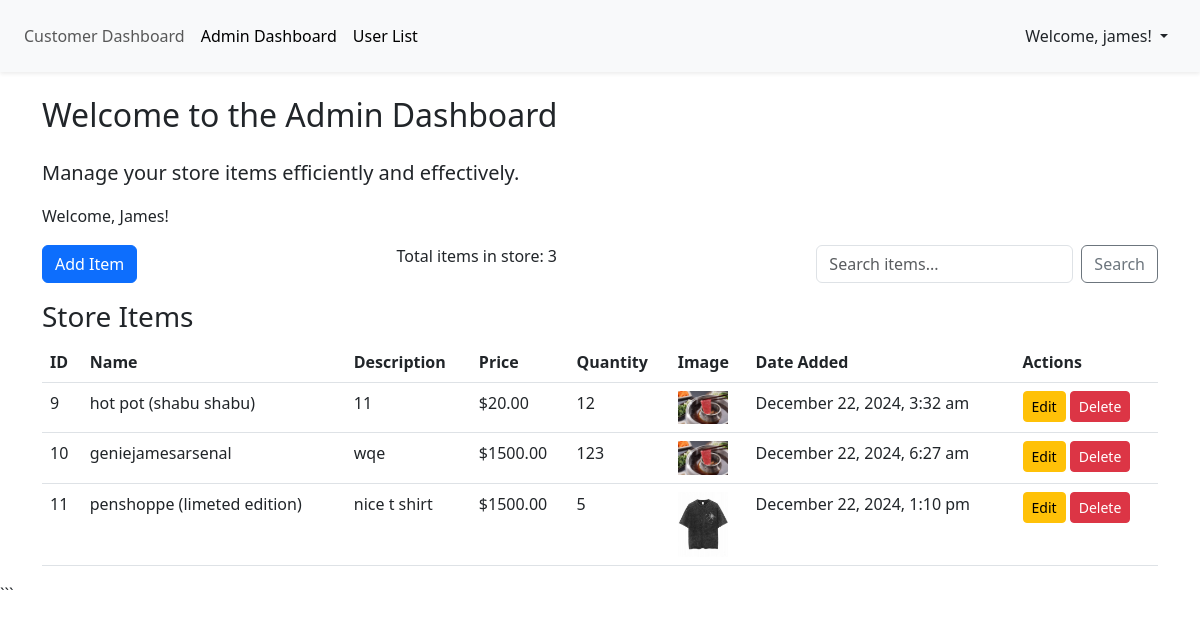
/pages/admin_dashboard.php (signed in), run on the app's committed database.
### tables this page shows
CREATE TABLE `items` (
  `id` int(11) NOT NULL,
  `name` varchar(100) NOT NULL,
  `description` text NOT NULL,
  `price` decimal(10,2) NOT NULL,
  `quantity` int(11) NOT NULL,
  `created_at` timestamp NOT NULL DEFAULT current_timestamp(),
  `image` varchar(255) DEFAULT NULL
);

### pages/admin_dashboard.php (the view, shortened to what this page needs)
<?php
   include '../includes/db.php';
   if (isset($_GET['search'])) {
        $search = $_GET['search'];
        $query = "SELECT * FROM items WHERE name LIKE ? OR description LIKE ?";
        $stmt = $conn->prepare($query);
        $search_param = "%" . $search . "%";
        $stmt->bind_param("ss", $search_param, $search_param);
        $stmt->execute();
        $result = $stmt->get_result();
   } else {
        $query = "SELECT * FROM items";
        $result = $conn->query($query);
   }
   ?>
   <!DOCTYPE html>
   <html lang="en">
   <head>
        <link href="https://cdn.jsdelivr.net/npm/bootstrap@5.3.0-alpha1/dist/css/bootstrap.min.css" rel="stylesheet">
   </head>
   <body>
   <nav class="navbar navbar-expand-lg navbar-light bg-light p-3 mb-4 shadow-sm">
        <div class="collapse navbar-collapse" id="navbarNav">
             <ul class="navbar-nav">
                   <li class="nav-item">
                        <a class="nav-link" href="index.php">Customer Dashboard</a>
                   </li>
                   <li class="nav-item">
                        <a class="nav-link active" href="admin_dashboard.php">Admin Dashboard</a>
                   </li>
                   <li class="nav-item">
                        <a class="nav-link active" href="user.php">User List</a>
                   </li>
             </ul>
        </div>
        <div class="dropdown ms-4 me-3">
             <a class="nav-link dropdown-toggle" href="#" id="userDropdown" role="button" data-bs-toggle="dropdown" aria-expanded="false">
                   Welcome, <?php echo isset($_SESSION['username']) ? htmlspecialchars($_SESSION['username']) : 'Guest'; ?>!
             </a>
        </div>
   </nav>
   <div class="container">
        <h2 class="my-4">Welcome to the Admin Dashboard</h2>
        <p class="lead">Manage your store items efficiently and effectively.</p>
        <p>Welcome, <?php echo ucfirst($_SESSION['username']); ?>!</p>
        <div class="d-flex justify-content-between align-items-center mb-3">
             <button class="btn btn-primary" data-bs-toggle="modal" data-bs-target="#addItemModal">Add Item</button>
             <?php
                   $query = "SELECT COUNT(*) AS total_items FROM items";
                   $count_result = $conn->query($query);
                   $total_items = $count_result->fetch_assoc()['total_items'];
             ?>
             <p>Total items in store: <?php echo $total_items; ?></p>
             <form method="GET" action="admin_dashboard.php" class="d-flex">
                   <input type="text" class="form-control me-2" name="search" placeholder="Search items..." value="<?php echo isset($_GET['search']) ? htmlspecialchars($_GET['search']) : ''; ?>">
                   <button class="btn btn-outline-secondary" type="submit">Search</button>
             </form>
        </div>
        <h3>Store Items</h3>
        <table class="table">
             <thead>
                   <tr>
                        <th>ID</th>
                        <th>Name</th>
                        <th>Description</th>
                        <th>Price</th>
                        <th>Quantity</th>
                        <th>Image</th>
                        <th>Date Added</th>
                        <th>Actions</th>
                   </tr>
             </thead>
             <tbody>
                   <?php while ($row = $result->fetch_assoc()) { ?>
                        <tr>
                             <td><?php echo $row['id']; ?></td>
                             <td><?php echo $row['name']; ?></td>
                             <td><?php echo $row['description']; ?></td>
                             <td>$<?php echo $row['price']; ?></td>
                             <td><?php echo $row['quantity']; ?></td>
                             <td><img src="../uploads/<?php echo htmlspecialchars($row['image']); ?>" alt="<?php echo htmlspecialchars($row['name']); ?>" width="50"></td>
                             <td><?php echo date('F j, Y, g:i a', strtotime($row['created_at'])); ?></td>
                             <td>
                                   <a href="edit_item.php?id=<?php echo $row['id']; ?>" class="btn btn-warning btn-sm">Edit</a>
                                   <button class="btn btn-danger btn-sm" data-bs-toggle="modal" data-bs-target="#deleteModal" onclick="setItemToDelete(<?php echo $row['id']; ?>)">Delete</button>
                             </td>
                        </tr>
                   <?php } ?>
             </tbody>
        </table>
   </div>
   </body>
   </html>

### data on the page
items: id "9", name "hot pot (shabu shabu)", description "11", price "20.00", quantity "12", image (picture), created_at "December 22, 2024, 3:32 am"
items: id "10", name "geniejamesarsenal", description "wqe", price "1500.00", quantity "123", image (picture), created_at "December 22, 2024, 6:27 am"
items: id "11", name "penshoppe (limeted edition)", description "nice t shirt", price "1500.00", quantity "5", image (picture), created_at "December 22, 2024, 1:10 pm"

### other printed values
$_SESSION['username'] "james"
$_SESSION['username'] "James"
$total_items "3"
